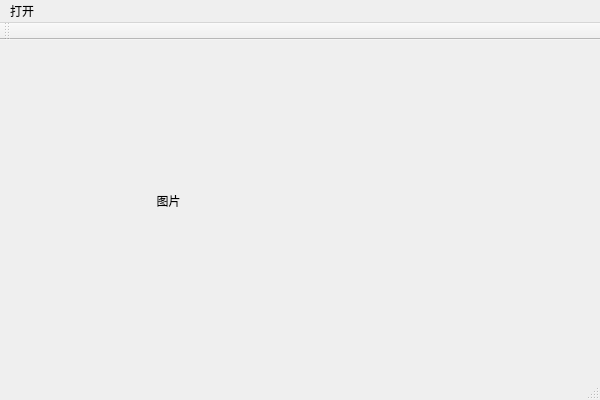
<?xml version="1.0" encoding="UTF-8"?>
<ui version="4.0">
 <class>QtGuiApplicationqqqqClass</class>
 <widget class="QMainWindow" name="QtGuiApplicationqqqqClass">
  <property name="geometry">
   <rect>
    <x>0</x>
    <y>0</y>
    <width>600</width>
    <height>400</height>
   </rect>
  </property>
  <property name="windowTitle">
   <string>QtGuiApplicationqqqq</string>
  </property>
  <widget class="QWidget" name="centralWidget">
   <widget class="QLabel" name="label">
    <property name="geometry">
     <rect>
      <x>50</x>
      <y>40</y>
      <width>401</width>
      <height>241</height>
     </rect>
    </property>
    <property name="text">
     <string>                                图片</string>
    </property>
   </widget>
  </widget>
  <widget class="QMenuBar" name="menuBar">
   <property name="geometry">
    <rect>
     <x>0</x>
     <y>0</y>
     <width>600</width>
     <height>23</height>
    </rect>
   </property>
   <widget class="QMenu" name="menu">
    <property name="title">
     <string>打开</string>
    </property>
    <addaction name="actionss"/>
    <addaction name="actiontui"/>
   </widget>
   <addaction name="menu"/>
  </widget>
  <widget class="QToolBar" name="mainToolBar">
   <attribute name="toolBarArea">
    <enum>TopToolBarArea</enum>
   </attribute>
   <attribute name="toolBarBreak">
    <bool>false</bool>
   </attribute>
  </widget>
  <widget class="QStatusBar" name="statusBar"/>
  <action name="actionss">
   <property name="text">
    <string>数据</string>
   </property>
  </action>
  <action name="actiontui">
   <property name="text">
    <string>退出</string>
   </property>
  </action>
 </widget>
 <layoutdefault spacing="6" margin="11"/>
 <resources>
  <include location="QtGuiApplicationqqqq.qrc"/>
 </resources>
 <connections/>
</ui>
